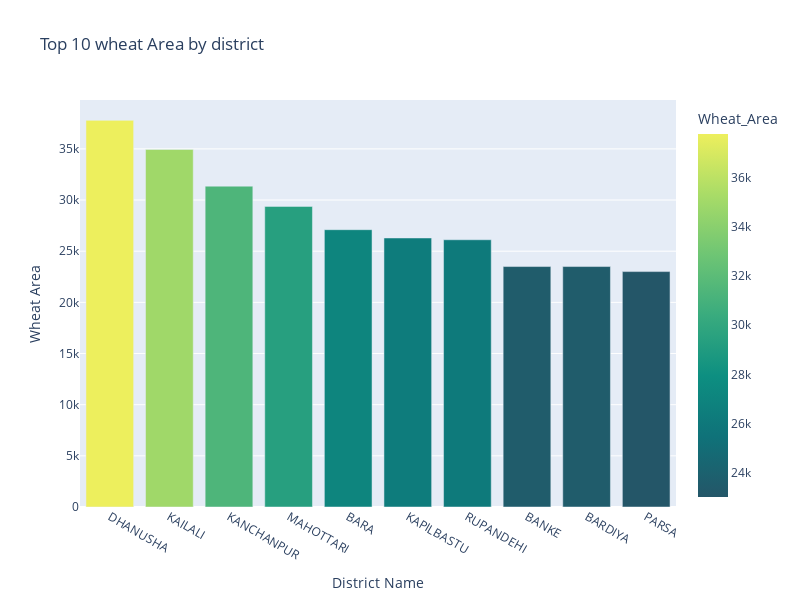

The notebook cell saved with this chart:
### Code cell
fig=px.bar(wheat_area, x='District', y='Wheat_Area',title='Top 10 wheat Area by district',
          labels={'District Name':'District','Wheat Area':'Wheat_Area'},
           color='Wheat_Area', color_continuous_scale='aggrnyl'
          )
fig.update_layout(xaxis_title='District Name', yaxis_title='Wheat Area')
fig.update_layout(height=600, width=800)
fig.show()

### Figure 1 — Plotly figure (JSON) as saved in the notebook; plotly's stock layout.template omitted (floating-point values rounded to 4 significant figures)
{"data": [{"alignmentgroup": "True", "hovertemplate": "District=%{x}<br>Wheat_Area=%{marker.color}<extra></extra>", "legendgroup": "", "marker": {"color": [37788, 34944, 31355, 29379, 27103, 26292, 26118, 23500, 23500, 23008], "coloraxis": "coloraxis", "pattern": {"shape": ""}}, "name": "", "offsetgroup": "", "orientation": "v", "showlegend": false, "textposition": "auto", "type": "bar", "x": ["DHANUSHA", "KAILALI", "KANCHANPUR", "MAHOTTARI", "BARA", "KAPILBASTU", "RUPANDEHI", "BANKE", "BARDIYA", "PARSA"], "xaxis": "x", "y": [37788, 34944, 31355, 29379, 27103, 26292, 26118, 23500, 23500, 23008], "yaxis": "y"}], "layout": {"barmode": "relative", "coloraxis": {"colorbar": {"title": {"text": "Wheat_Area"}}, "colorscale": [[0, "rgb(36, 86, 104)"], [0.1667, "rgb(15, 114, 121)"], [0.3333, "rgb(13, 143, 129)"], [0.5, "rgb(57, 171, 126)"], [0.6667, "rgb(110, 197, 116)"], [0.8333, "rgb(169, 220, 103)"], [1, "rgb(237, 239, 93)"]]}, "height": 600, "legend": {"tracegroupgap": 0}, "title": {"text": "Top 10 wheat Area by district"}, "width": 800, "xaxis": {"anchor": "y", "domain": [0, 1], "title": {"text": "District Name"}}, "yaxis": {"anchor": "x", "domain": [0, 1], "title": {"text": "Wheat Area"}}}}
